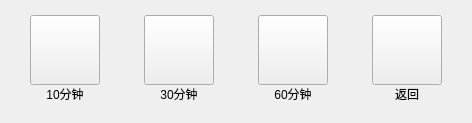
       <widget class="QWidget" name="controlDelayPage">
        <layout class="QHBoxLayout" name="horizontalLayout_12">
         <property name="spacing">
          <number>44</number>
         </property>
         <property name="leftMargin">
          <number>30</number>
         </property>
         <property name="topMargin">
          <number>15</number>
         </property>
         <property name="rightMargin">
          <number>30</number>
         </property>
         <property name="bottomMargin">
          <number>20</number>
         </property>
         <item>
          <layout class="QVBoxLayout" name="verticalLayout_35">
           <property name="spacing">
            <number>0</number>
           </property>
           <item>
            <widget class="QPushButton" name="delay10Btn">
             <property name="minimumSize">
              <size>
               <width>70</width>
               <height>70</height>
              </size>
             </property>
             <property name="maximumSize">
              <size>
               <width>70</width>
               <height>70</height>
              </size>
             </property>
             <property name="text">
              <string/>
             </property>
             <property name="autoRepeatDelay">
              <number>500</number>
             </property>
             <property name="autoRepeatInterval">
              <number>200</number>
             </property>
            </widget>
           </item>
           <item>
            <widget class="QLabel" name="delay10BtnLabel">
             <property name="maximumSize">
              <size>
               <width>70</width>
               <height>16777215</height>
              </size>
             </property>
             <property name="text">
              <string>10分钟</string>
             </property>
             <property name="alignment">
              <set>Qt::AlignCenter</set>
             </property>
            </widget>
           </item>
          </layout>
         </item>
         <item>
          <layout class="QVBoxLayout" name="verticalLayout_36">
           <property name="spacing">
            <number>0</number>
           </property>
           <item>
            <widget class="QPushButton" name="delay30Btn">
             <property name="minimumSize">
              <size>
               <width>70</width>
               <height>70</height>
              </size>
             </property>
             <property name="maximumSize">
              <size>
               <width>70</width>
               <height>70</height>
              </size>
             </property>
             <property name="text">
              <string/>
             </property>
             <property name="autoRepeatDelay">
              <number>500</number>
             </property>
             <property name="autoRepeatInterval">
              <number>200</number>
             </property>
            </widget>
           </item>
           <item>
            <widget class="QLabel" name="delay30BtnLabel">
             <property name="maximumSize">
              <size>
               <width>70</width>
               <height>16777215</height>
              </size>
             </property>
             <property name="text">
              <string>30分钟</string>
             </property>
             <property name="alignment">
              <set>Qt::AlignCenter</set>
             </property>
            </widget>
           </item>
          </layout>
         </item>
         <item>
          <layout class="QVBoxLayout" name="verticalLayout_37">
           <property name="spacing">
            <number>0</number>
           </property>
           <item>
            <widget class="QPushButton" name="delay60Btn">
             <property name="minimumSize">
              <size>
               <width>70</width>
               <height>70</height>
              </size>
             </property>
             <property name="maximumSize">
              <size>
               <width>70</width>
               <height>70</height>
              </size>
             </property>
             <property name="text">
              <string/>
             </property>
             <property name="autoRepeatDelay">
              <number>500</number>
             </property>
             <property name="autoRepeatInterval">
              <number>200</number>
             </property>
            </widget>
           </item>
           <item>
            <widget class="QLabel" name="delay60BtnLabel">
             <property name="maximumSize">
              <size>
               <width>70</width>
               <height>16777215</height>
              </size>
             </property>
             <property name="text">
              <string>60分钟</string>
             </property>
             <property name="alignment">
              <set>Qt::AlignCenter</set>
             </property>
            </widget>
           </item>
          </layout>
         </item>
         <item>
          <layout class="QVBoxLayout" name="verticalLayout_38">
           <property name="spacing">
            <number>0</number>
           </property>
           <item>
            <widget class="QPushButton" name="delayBackBtn">
             <property name="minimumSize">
              <size>
               <width>70</width>
               <height>70</height>
              </size>
             </property>
             <property name="maximumSize">
              <size>
               <width>70</width>
               <height>70</height>
              </size>
             </property>
             <property name="text">
              <string/>
             </property>
             <property name="autoRepeatDelay">
              <number>500</number>
             </property>
             <property name="autoRepeatInterval">
              <number>200</number>
             </property>
            </widget>
           </item>
           <item>
            <widget class="QLabel" name="delayBackBtnLabel">
             <property name="maximumSize">
              <size>
               <width>70</width>
               <height>16777215</height>
              </size>
             </property>
             <property name="text">
              <string>返回</string>
             </property>
             <property name="alignment">
              <set>Qt::AlignCenter</set>
             </property>
            </widget>
           </item>
          </layout>
         </item>
        </layout>
       </widget>
